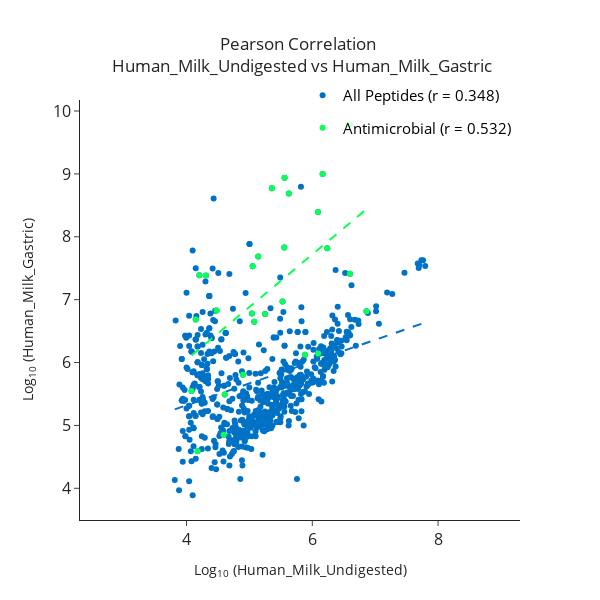
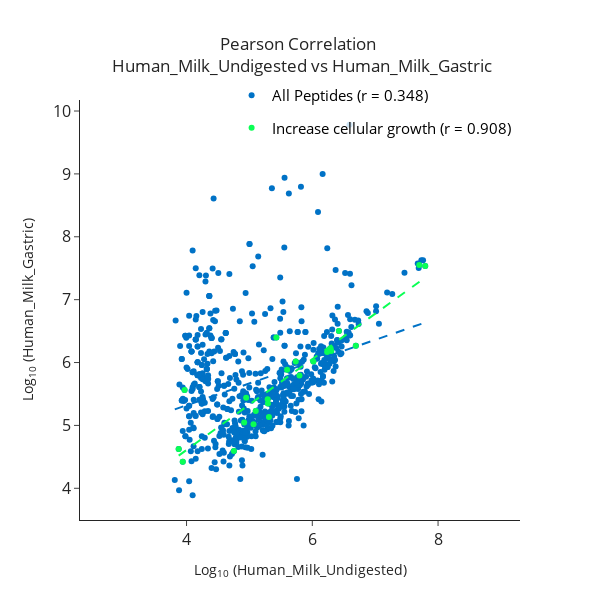
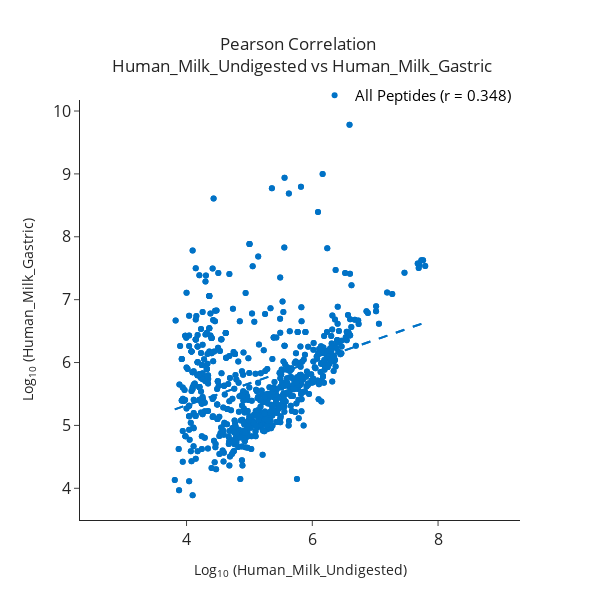
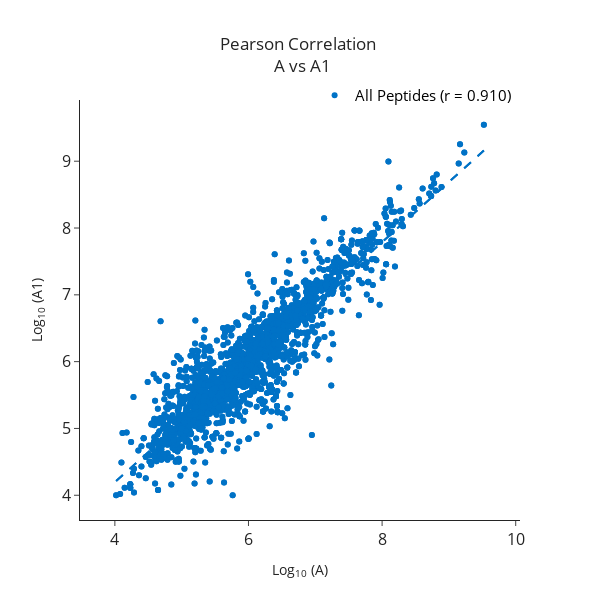

Write notebook code for charts like these, in order.
### Code cell
# Main execution code remains mostly the same, just remove the reactive observers
data_transformer = DataTransformation()
data_transformer.setup_data_loading_ui()

correlation_plotter = CorrelationPlotter(data_transformer)

# Display components
correlation_plotter.display()

### Figure 1 — Plotly figure (JSON) as saved in the notebook; plotly's stock layout.template omitted (floating-point values rounded to 4 significant figures; data arrays with more than 128 entries replaced by an {"elided": "..."} marker saying what was removed)
{"data": [{"customdata": {"elided": "646x2 str values"}, "hovertemplate": "<b>Peptide ID:</b> %{customdata[0]}<br><b>Function:</b> %{customdata[1]}<br><b>Human_Milk_Undigested:</b> %{x:.2f}<br><b>Human_Milk_Gastric:</b> %{y:.2f}<br><extra></extra>", "legendgroup": "All Peptides", "legendgrouptitle": {"font": {"size": 14}}, "marker": {"color": "#0072C6"}, "mode": "markers", "name": "All Peptides (r = 0.348)", "showlegend": true, "type": "scatter", "x": {"elided": "646 float values"}, "y": {"elided": "646 float values"}}, {"hovertemplate": "<extra></extra>", "line": {"color": "#0072C6", "dash": "dash"}, "mode": "lines", "name": "All Peptides trendline", "showlegend": false, "type": "scatter", "x": [3.813, 3.853, 3.893, 3.934, 3.974, 4.014, 4.054, 4.095, 4.135, 4.175, 4.215, 4.255, 4.296, 4.336, 4.376, 4.416, 4.457, 4.497, 4.537, 4.577, 4.618, 4.658, 4.698, 4.738, 4.778, 4.819, 4.859, 4.899, 4.939, 4.98, 5.02, 5.06, 5.1, 5.141, 5.181, 5.221, 5.261, 5.301, 5.342, 5.382, 5.422, 5.462, 5.503, 5.543, 5.583, 5.623, 5.664, 5.704, 5.744, 5.784, 5.825, 5.865, 5.905, 5.945, 5.985, 6.026, 6.066, 6.106, 6.146, 6.187, 6.227, 6.267, 6.307, 6.348, 6.388, 6.428, 6.468, 6.508, 6.549, 6.589, 6.629, 6.669, 6.71, 6.75, 6.79, 6.83, 6.871, 6.911, 6.951, 6.991, 7.031, 7.072, 7.112, 7.152, 7.192, 7.233, 7.273, 7.313, 7.353, 7.394, 7.434, 7.474, 7.514, 7.554, 7.595, 7.635, 7.675, 7.715, 7.756, 7.796], "y": [5.255, 5.269, 5.283, 5.297, 5.311, 5.325, 5.339, 5.353, 5.367, 5.381, 5.395, 5.409, 5.423, 5.437, 5.451, 5.465, 5.479, 5.492, 5.506, 5.52, 5.534, 5.548, 5.562, 5.576, 5.59, 5.604, 5.618, 5.632, 5.646, 5.66, 5.674, 5.688, 5.702, 5.716, 5.73, 5.744, 5.758, 5.772, 5.786, 5.799, 5.813, 5.827, 5.841, 5.855, 5.869, 5.883, 5.897, 5.911, 5.925, 5.939, 5.953, 5.967, 5.981, 5.995, 6.009, 6.023, 6.037, 6.051, 6.065, 6.079, 6.093, 6.107, 6.12, 6.134, 6.148, 6.162, 6.176, 6.19, 6.204, 6.218, 6.232, 6.246, 6.26, 6.274, 6.288, 6.302, 6.316, 6.33, 6.344, 6.358, 6.372, 6.386, 6.4, 6.414, 6.427, 6.441, 6.455, 6.469, 6.483, 6.497, 6.511, 6.525, 6.539, 6.553, 6.567, 6.581, 6.595, 6.609, 6.623, 6.637]}, {"customdata": [["LLNPTHQIYPVTQPLAPVHNPISV", "Antimicrobial"], ["NQELLLNPTHQIYPVTQPLAPVHNPISV", "Antimicrobial"], ["LNQELLLNPTHQIYPVTQPLAPVHNPISV", "Antimicrobial"], ["LNPTHQIYPVTQPLAPVHNPISV", "Antimicrobial"], ["LLNPTHQIYPVTQPLAPVHNPIS", "Antimicrobial"], ["VTQPLAPVHNPISV", "Antimicrobial"], ["YPVTQPLAPVHNPISV", "Antimicrobial"], ["LRQAQEKFGKDKSPKFQL", "Antimicrobial"], ["TQPLAPVHNPISV", "Antimicrobial"], ["QIYPVTQPLAPVHNPISV", "Antimicrobial"], ["LLLNPTHQIYPVTQPLAPVHNPISV", "Antimicrobial"], ["NPTHQIYPVTQPLAPVHNPISV", "Antimicrobial"], ["NQELLLNPTHQIYPVT", "Antimicrobial"], ["HQIYPVTQPLAPVHNPIS", "Antimicrobial"], ["LLLNQELLLNPTHQIYPVTQPLAPVH", "Antimicrobial"], ["DLENLHLPLP", "ACE-inhibitory; Antimicrobial"], ["LNQELLLNPTHQIYPVTQPLAPVHNPIS", "Antimicrobial"], ["LLNQELLLNPTHQIYPVTQPLAPVHNPISV", "Antimicrobial"], ["QELLLNPTHQIYPVTQPLAPVHNPISV", "Antimicrobial"], ["ELLLNPTHQIYPVTQPLAPVHNPISV", "Antimicrobial"], ["LLLNPTHQIYPVTQPLAPVHNPIS", "Antimicrobial"], ["LLLNQELLLNPTHQIYPVTQPLAPVHNPISV", "Antimicrobial"], ["NQELLLNPTHQIYPVTQPLAPVHNPIS", "Antimicrobial"], ["IYPVTQPLAPVHNPISV", "Antimicrobial"], ["NQELLLNPTHQIYPVTQPLAPVHNP", "Antimicrobial"], ["NQELLLNPTHQIYPVTQPLAPVH", "Antimicrobial"], ["PVTQPLAPVHNPISV", "Antimicrobial"]], "hovertemplate": "<b>Peptide ID:</b> %{customdata[0]}<br><b>Function:</b> %{customdata[1]}<br><b>Human_Milk_Undigested:</b> %{x:.2f}<br><b>Human_Milk_Gastric:</b> %{y:.2f}<br><extra></extra>", "legendgroup": "Antimicrobial", "legendgrouptitle": {"font": {"size": 14}}, "marker": {"color": "#0aff54"}, "mode": "markers", "name": "Antimicrobial (r = 0.532)", "showlegend": true, "type": "scatter", "x": [6.592, 6.164, 5.627, 6.091, 5.357, 5.041, 6.093, 4.204, 6.862, 5.527, 6.238, 6.599, 4.899, 4.079, 4.176, 4.591, 4.308, 5.052, 5.883, 5.555, 4.146, 5.078, 5.14, 5.249, 4.607, 4.477, 5.559], "y": [9.782, 8.999, 8.69, 8.392, 8.771, 6.782, 6.145, 7.389, 6.816, 6.97, 7.818, 7.411, 5.804, 5.547, 4.591, 4.853, 7.383, 7.531, 6.125, 7.828, 6.683, 6.648, 7.686, 6.773, 5.491, 6.826, 8.94]}, {"hovertemplate": "<extra></extra>", "line": {"color": "#0aff54", "dash": "dash"}, "mode": "lines", "name": "Antimicrobial trendline", "showlegend": false, "type": "scatter", "x": [4.079, 4.107, 4.135, 4.164, 4.192, 4.22, 4.248, 4.276, 4.304, 4.332, 4.36, 4.388, 4.416, 4.445, 4.473, 4.501, 4.529, 4.557, 4.585, 4.613, 4.641, 4.669, 4.698, 4.726, 4.754, 4.782, 4.81, 4.838, 4.866, 4.894, 4.922, 4.951, 4.979, 5.007, 5.035, 5.063, 5.091, 5.119, 5.147, 5.175, 5.203, 5.232, 5.26, 5.288, 5.316, 5.344, 5.372, 5.4, 5.428, 5.456, 5.485, 5.513, 5.541, 5.569, 5.597, 5.625, 5.653, 5.681, 5.709, 5.738, 5.766, 5.794, 5.822, 5.85, 5.878, 5.906, 5.934, 5.962, 5.99, 6.019, 6.047, 6.075, 6.103, 6.131, 6.159, 6.187, 6.215, 6.243, 6.272, 6.3, 6.328, 6.356, 6.384, 6.412, 6.44, 6.468, 6.496, 6.525, 6.553, 6.581, 6.609, 6.637, 6.665, 6.693, 6.721, 6.749, 6.778, 6.806, 6.834, 6.862], "y": [6.112, 6.135, 6.159, 6.182, 6.206, 6.229, 6.253, 6.276, 6.3, 6.323, 6.347, 6.37, 6.394, 6.417, 6.441, 6.464, 6.488, 6.511, 6.535, 6.559, 6.582, 6.606, 6.629, 6.653, 6.676, 6.7, 6.723, 6.747, 6.77, 6.794, 6.817, 6.841, 6.864, 6.888, 6.911, 6.935, 6.958, 6.982, 7.005, 7.029, 7.052, 7.076, 7.099, 7.123, 7.146, 7.17, 7.194, 7.217, 7.241, 7.264, 7.288, 7.311, 7.335, 7.358, 7.382, 7.405, 7.429, 7.452, 7.476, 7.499, 7.523, 7.546, 7.57, 7.593, 7.617, 7.64, 7.664, 7.687, 7.711, 7.734, 7.758, 7.781, 7.805, 7.829, 7.852, 7.876, 7.899, 7.923, 7.946, 7.97, 7.993, 8.017, 8.04, 8.064, 8.087, 8.111, 8.134, 8.158, 8.181, 8.205, 8.228, 8.252, 8.275, 8.299, 8.322, 8.346, 8.369, 8.393, 8.416, 8.44]}], "layout": {"height": 600, "hoverlabel": {"bgcolor": "white", "font": {"family": "Arial", "size": 14}}, "legend": {"bgcolor": "rgba(255, 255, 255, 0.8)", "font": {"color": "black", "size": 15}, "x": 0.99, "xanchor": "right", "y": 1.05, "yanchor": "top"}, "title": {"text": "Pearson Correlation <br> Human_Milk_Undigested vs Human_Milk_Gastric", "x": 0.5, "xanchor": "center"}, "width": 600, "xaxis": {"tickfont": {"size": 16}, "tickformat": "f", "title": {"text": "Log<sub>10</sub> (Human_Milk_Undigested)"}}, "yaxis": {"scaleanchor": "x", "scaleratio": 1, "tickfont": {"size": 16}, "tickformat": "f", "title": {"text": "Log<sub>10</sub> (Human_Milk_Gastric)"}}}}

### Figure 2 — Plotly figure (JSON) as saved in the notebook; plotly's stock layout.template omitted (floating-point values rounded to 4 significant figures; data arrays with more than 128 entries replaced by an {"elided": "..."} marker saying what was removed)
{"data": [{"customdata": {"elided": "646x2 str values"}, "hovertemplate": "<b>Peptide ID:</b> %{customdata[0]}<br><b>Function:</b> %{customdata[1]}<br><b>Human_Milk_Undigested:</b> %{x:.2f}<br><b>Human_Milk_Gastric:</b> %{y:.2f}<br><extra></extra>", "legendgroup": "All Peptides", "legendgrouptitle": {"font": {"size": 14}}, "marker": {"color": "#0072C6"}, "mode": "markers", "name": "All Peptides (r = 0.348)", "showlegend": true, "type": "scatter", "x": {"elided": "646 float values"}, "y": {"elided": "646 float values"}}, {"hovertemplate": "<extra></extra>", "line": {"color": "#0072C6", "dash": "dash"}, "mode": "lines", "name": "All Peptides trendline", "showlegend": false, "type": "scatter", "x": [3.813, 3.853, 3.893, 3.934, 3.974, 4.014, 4.054, 4.095, 4.135, 4.175, 4.215, 4.255, 4.296, 4.336, 4.376, 4.416, 4.457, 4.497, 4.537, 4.577, 4.618, 4.658, 4.698, 4.738, 4.778, 4.819, 4.859, 4.899, 4.939, 4.98, 5.02, 5.06, 5.1, 5.141, 5.181, 5.221, 5.261, 5.301, 5.342, 5.382, 5.422, 5.462, 5.503, 5.543, 5.583, 5.623, 5.664, 5.704, 5.744, 5.784, 5.825, 5.865, 5.905, 5.945, 5.985, 6.026, 6.066, 6.106, 6.146, 6.187, 6.227, 6.267, 6.307, 6.348, 6.388, 6.428, 6.468, 6.508, 6.549, 6.589, 6.629, 6.669, 6.71, 6.75, 6.79, 6.83, 6.871, 6.911, 6.951, 6.991, 7.031, 7.072, 7.112, 7.152, 7.192, 7.233, 7.273, 7.313, 7.353, 7.394, 7.434, 7.474, 7.514, 7.554, 7.595, 7.635, 7.675, 7.715, 7.756, 7.796], "y": [5.255, 5.269, 5.283, 5.297, 5.311, 5.325, 5.339, 5.353, 5.367, 5.381, 5.395, 5.409, 5.423, 5.437, 5.451, 5.465, 5.479, 5.492, 5.506, 5.52, 5.534, 5.548, 5.562, 5.576, 5.59, 5.604, 5.618, 5.632, 5.646, 5.66, 5.674, 5.688, 5.702, 5.716, 5.73, 5.744, 5.758, 5.772, 5.786, 5.799, 5.813, 5.827, 5.841, 5.855, 5.869, 5.883, 5.897, 5.911, 5.925, 5.939, 5.953, 5.967, 5.981, 5.995, 6.009, 6.023, 6.037, 6.051, 6.065, 6.079, 6.093, 6.107, 6.12, 6.134, 6.148, 6.162, 6.176, 6.19, 6.204, 6.218, 6.232, 6.246, 6.26, 6.274, 6.288, 6.302, 6.316, 6.33, 6.344, 6.358, 6.372, 6.386, 6.4, 6.414, 6.427, 6.441, 6.455, 6.469, 6.483, 6.497, 6.511, 6.525, 6.539, 6.553, 6.567, 6.581, 6.595, 6.609, 6.623, 6.637]}, {"customdata": [["ETIESLSSSEESITEYKQ", "Increase cellular growth"], ["ETIESLSSSEESITE", "Increase cellular growth"], ["TIPFFDPQIPK", "Increase cellular growth"], ["RETIESLSSSEESITEYKQKVE", "Increase cellular growth"], ["IESLSSSEESITEYK", "Increase cellular growth"], ["RETIESLSSSEESITE", "Increase cellular growth"], ["ETIESLSSSEESITEYKQK", "Increase cellular growth"], ["TIESLSSSEESITEYK", "Increase cellular growth"], ["SPTIPFFDPQIP", "Increase cellular growth"], ["SPTIPFFDPQIPKLTD", "Increase cellular growth"], ["ETIESLSSSEESITEYKQKV", "Increase cellular growth"], ["RETIESLSSSEESITEY", "Increase cellular growth"], ["SPTIPFFDPQIPK", "Increase cellular growth"], ["ETIESLSSSEESITEYKQKVE", "Increase cellular growth"], ["RETIESLSSSEESITEYKQK", "Increase cellular growth"], ["IYPFVEPI", "Anticancer; Increase cellular growth; Opioid"], ["KSPTIPFFDPQIPKL", "Increase cellular growth"], ["PTIPFFDPQIPKLTD", "Increase cellular growth"], ["ETIESLSSSEESITEY", "Increase cellular growth"], ["TIESLSSSEESITEY", "Increase cellular growth"], ["SPTIPFFDPQIPKLT", "Increase cellular growth"], ["RETIESLSSSEESITEYK", "Increase cellular growth"], ["ETIESLSSSEESITEYK", "Increase cellular growth"]], "hovertemplate": "<b>Peptide ID:</b> %{customdata[0]}<br><b>Function:</b> %{customdata[1]}<br><b>Human_Milk_Undigested:</b> %{x:.2f}<br><b>Human_Milk_Gastric:</b> %{y:.2f}<br><extra></extra>", "legendgroup": "Increase cellular growth", "legendgrouptitle": {"font": {"size": 14}}, "marker": {"color": "#0aff54"}, "mode": "markers", "name": "Increase cellular growth (r = 0.908)", "showlegend": true, "type": "scatter", "x": [5.31, 6.236, 3.94, 5.599, 6.017, 5.428, 6.423, 6.692, 6.291, 5.1, 5.065, 5.737, 5.29, 5.294, 6.3, 3.875, 3.968, 4.948, 5.796, 4.916, 4.753, 7.701, 7.796], "y": [5.136, 6.167, 4.421, 5.884, 6.017, 6.398, 6.502, 6.267, 6.228, 5.23, 5.018, 6.017, 5.415, 5.348, 6.182, 4.623, 5.562, 5.439, 5.794, 5.048, 4.595, 7.55, 7.535]}, {"hovertemplate": "<extra></extra>", "line": {"color": "#0aff54", "dash": "dash"}, "mode": "lines", "name": "Increase cellular growth trendline", "showlegend": false, "type": "scatter", "x": [3.875, 3.915, 3.954, 3.994, 4.033, 4.073, 4.113, 4.152, 4.192, 4.231, 4.271, 4.311, 4.35, 4.39, 4.43, 4.469, 4.509, 4.548, 4.588, 4.628, 4.667, 4.707, 4.746, 4.786, 4.826, 4.865, 4.905, 4.944, 4.984, 5.024, 5.063, 5.103, 5.142, 5.182, 5.222, 5.261, 5.301, 5.34, 5.38, 5.42, 5.459, 5.499, 5.538, 5.578, 5.618, 5.657, 5.697, 5.736, 5.776, 5.816, 5.855, 5.895, 5.934, 5.974, 6.014, 6.053, 6.093, 6.133, 6.172, 6.212, 6.251, 6.291, 6.331, 6.37, 6.41, 6.449, 6.489, 6.529, 6.568, 6.608, 6.647, 6.687, 6.727, 6.766, 6.806, 6.845, 6.885, 6.925, 6.964, 7.004, 7.043, 7.083, 7.123, 7.162, 7.202, 7.241, 7.281, 7.321, 7.36, 7.4, 7.439, 7.479, 7.519, 7.558, 7.598, 7.637, 7.677, 7.717, 7.756, 7.796], "y": [4.52, 4.549, 4.577, 4.606, 4.634, 4.663, 4.692, 4.72, 4.749, 4.777, 4.806, 4.835, 4.863, 4.892, 4.92, 4.949, 4.978, 5.006, 5.035, 5.063, 5.092, 5.121, 5.149, 5.178, 5.206, 5.235, 5.264, 5.292, 5.321, 5.349, 5.378, 5.407, 5.435, 5.464, 5.492, 5.521, 5.55, 5.578, 5.607, 5.635, 5.664, 5.693, 5.721, 5.75, 5.778, 5.807, 5.836, 5.864, 5.893, 5.921, 5.95, 5.979, 6.007, 6.036, 6.064, 6.093, 6.121, 6.15, 6.179, 6.207, 6.236, 6.264, 6.293, 6.322, 6.35, 6.379, 6.407, 6.436, 6.465, 6.493, 6.522, 6.55, 6.579, 6.608, 6.636, 6.665, 6.693, 6.722, 6.751, 6.779, 6.808, 6.836, 6.865, 6.894, 6.922, 6.951, 6.979, 7.008, 7.037, 7.065, 7.094, 7.122, 7.151, 7.18, 7.208, 7.237, 7.265, 7.294, 7.323, 7.351]}], "layout": {"height": 600, "hoverlabel": {"bgcolor": "white", "font": {"family": "Arial", "size": 14}}, "legend": {"bgcolor": "rgba(255, 255, 255, 0.8)", "font": {"color": "black", "size": 15}, "x": 0.99, "xanchor": "right", "y": 1.05, "yanchor": "top"}, "title": {"text": "Pearson Correlation <br> Human_Milk_Undigested vs Human_Milk_Gastric", "x": 0.5, "xanchor": "center"}, "width": 600, "xaxis": {"tickfont": {"size": 16}, "tickformat": "f", "title": {"text": "Log<sub>10</sub> (Human_Milk_Undigested)"}}, "yaxis": {"scaleanchor": "x", "scaleratio": 1, "tickfont": {"size": 16}, "tickformat": "f", "title": {"text": "Log<sub>10</sub> (Human_Milk_Gastric)"}}}}

### Figure 3 — Plotly figure (JSON) as saved in the notebook; plotly's stock layout.template omitted (floating-point values rounded to 4 significant figures; data arrays with more than 128 entries replaced by an {"elided": "..."} marker saying what was removed)
{"data": [{"customdata": {"elided": "646x2 str values"}, "hovertemplate": "<b>Peptide ID:</b> %{customdata[0]}<br><b>Function:</b> %{customdata[1]}<br><b>Human_Milk_Undigested:</b> %{x:.2f}<br><b>Human_Milk_Gastric:</b> %{y:.2f}<br><extra></extra>", "legendgroup": "All Peptides", "legendgrouptitle": {"font": {"size": 14}}, "marker": {"color": "#0072C6"}, "mode": "markers", "name": "All Peptides (r = 0.348)", "showlegend": true, "type": "scatter", "x": {"elided": "646 float values"}, "y": {"elided": "646 float values"}}, {"hovertemplate": "<extra></extra>", "line": {"color": "#0072C6", "dash": "dash"}, "mode": "lines", "name": "All Peptides trendline", "showlegend": false, "type": "scatter", "x": [3.813, 3.853, 3.893, 3.934, 3.974, 4.014, 4.054, 4.095, 4.135, 4.175, 4.215, 4.255, 4.296, 4.336, 4.376, 4.416, 4.457, 4.497, 4.537, 4.577, 4.618, 4.658, 4.698, 4.738, 4.778, 4.819, 4.859, 4.899, 4.939, 4.98, 5.02, 5.06, 5.1, 5.141, 5.181, 5.221, 5.261, 5.301, 5.342, 5.382, 5.422, 5.462, 5.503, 5.543, 5.583, 5.623, 5.664, 5.704, 5.744, 5.784, 5.825, 5.865, 5.905, 5.945, 5.985, 6.026, 6.066, 6.106, 6.146, 6.187, 6.227, 6.267, 6.307, 6.348, 6.388, 6.428, 6.468, 6.508, 6.549, 6.589, 6.629, 6.669, 6.71, 6.75, 6.79, 6.83, 6.871, 6.911, 6.951, 6.991, 7.031, 7.072, 7.112, 7.152, 7.192, 7.233, 7.273, 7.313, 7.353, 7.394, 7.434, 7.474, 7.514, 7.554, 7.595, 7.635, 7.675, 7.715, 7.756, 7.796], "y": [5.255, 5.269, 5.283, 5.297, 5.311, 5.325, 5.339, 5.353, 5.367, 5.381, 5.395, 5.409, 5.423, 5.437, 5.451, 5.465, 5.479, 5.492, 5.506, 5.52, 5.534, 5.548, 5.562, 5.576, 5.59, 5.604, 5.618, 5.632, 5.646, 5.66, 5.674, 5.688, 5.702, 5.716, 5.73, 5.744, 5.758, 5.772, 5.786, 5.799, 5.813, 5.827, 5.841, 5.855, 5.869, 5.883, 5.897, 5.911, 5.925, 5.939, 5.953, 5.967, 5.981, 5.995, 6.009, 6.023, 6.037, 6.051, 6.065, 6.079, 6.093, 6.107, 6.12, 6.134, 6.148, 6.162, 6.176, 6.19, 6.204, 6.218, 6.232, 6.246, 6.26, 6.274, 6.288, 6.302, 6.316, 6.33, 6.344, 6.358, 6.372, 6.386, 6.4, 6.414, 6.427, 6.441, 6.455, 6.469, 6.483, 6.497, 6.511, 6.525, 6.539, 6.553, 6.567, 6.581, 6.595, 6.609, 6.623, 6.637]}, {"customdata": {"elided": "646x2 str values"}, "hovertemplate": "<b>Peptide ID:</b> %{customdata[0]}<br><b>Function:</b> %{customdata[1]}<br><b>Human_Milk_Undigested:</b> %{x:.2f}<br><b>Human_Milk_Gastric:</b> %{y:.2f}<br><extra></extra>", "legendgroup": "All Peptides", "legendgrouptitle": {"font": {"size": 14}}, "marker": {"color": "#0072C6"}, "mode": "markers", "name": "All Peptides (r = 0.348)", "showlegend": false, "type": "scatter", "x": {"elided": "646 float values"}, "y": {"elided": "646 float values"}}, {"hovertemplate": "<extra></extra>", "line": {"color": "#0072C6", "dash": "dash"}, "mode": "lines", "name": "All Peptides trendline", "showlegend": false, "type": "scatter", "x": [3.813, 3.853, 3.893, 3.934, 3.974, 4.014, 4.054, 4.095, 4.135, 4.175, 4.215, 4.255, 4.296, 4.336, 4.376, 4.416, 4.457, 4.497, 4.537, 4.577, 4.618, 4.658, 4.698, 4.738, 4.778, 4.819, 4.859, 4.899, 4.939, 4.98, 5.02, 5.06, 5.1, 5.141, 5.181, 5.221, 5.261, 5.301, 5.342, 5.382, 5.422, 5.462, 5.503, 5.543, 5.583, 5.623, 5.664, 5.704, 5.744, 5.784, 5.825, 5.865, 5.905, 5.945, 5.985, 6.026, 6.066, 6.106, 6.146, 6.187, 6.227, 6.267, 6.307, 6.348, 6.388, 6.428, 6.468, 6.508, 6.549, 6.589, 6.629, 6.669, 6.71, 6.75, 6.79, 6.83, 6.871, 6.911, 6.951, 6.991, 7.031, 7.072, 7.112, 7.152, 7.192, 7.233, 7.273, 7.313, 7.353, 7.394, 7.434, 7.474, 7.514, 7.554, 7.595, 7.635, 7.675, 7.715, 7.756, 7.796], "y": [5.255, 5.269, 5.283, 5.297, 5.311, 5.325, 5.339, 5.353, 5.367, 5.381, 5.395, 5.409, 5.423, 5.437, 5.451, 5.465, 5.479, 5.492, 5.506, 5.52, 5.534, 5.548, 5.562, 5.576, 5.59, 5.604, 5.618, 5.632, 5.646, 5.66, 5.674, 5.688, 5.702, 5.716, 5.73, 5.744, 5.758, 5.772, 5.786, 5.799, 5.813, 5.827, 5.841, 5.855, 5.869, 5.883, 5.897, 5.911, 5.925, 5.939, 5.953, 5.967, 5.981, 5.995, 6.009, 6.023, 6.037, 6.051, 6.065, 6.079, 6.093, 6.107, 6.12, 6.134, 6.148, 6.162, 6.176, 6.19, 6.204, 6.218, 6.232, 6.246, 6.26, 6.274, 6.288, 6.302, 6.316, 6.33, 6.344, 6.358, 6.372, 6.386, 6.4, 6.414, 6.427, 6.441, 6.455, 6.469, 6.483, 6.497, 6.511, 6.525, 6.539, 6.553, 6.567, 6.581, 6.595, 6.609, 6.623, 6.637]}], "layout": {"height": 600, "hoverlabel": {"bgcolor": "white", "font": {"family": "Arial", "size": 14}}, "legend": {"bgcolor": "rgba(255, 255, 255, 0.8)", "font": {"color": "black", "size": 15}, "x": 0.99, "xanchor": "right", "y": 1.05, "yanchor": "top"}, "title": {"text": "Pearson Correlation <br> Human_Milk_Undigested vs Human_Milk_Gastric", "x": 0.5, "xanchor": "center"}, "width": 600, "xaxis": {"tickfont": {"size": 16}, "tickformat": "f", "title": {"text": "Log<sub>10</sub> (Human_Milk_Undigested)"}}, "yaxis": {"scaleanchor": "x", "scaleratio": 1, "tickfont": {"size": 16}, "tickformat": "f", "title": {"text": "Log<sub>10</sub> (Human_Milk_Gastric)"}}}}

### Figure 4 — Plotly figure (JSON) as saved in the notebook; plotly's stock layout.template omitted (floating-point values rounded to 4 significant figures; data arrays with more than 128 entries replaced by an {"elided": "..."} marker saying what was removed)
{"data": [{"customdata": {"elided": "2128x2 str values"}, "hovertemplate": "<b>Peptide ID:</b> %{customdata[0]}<br><b>Function:</b> %{customdata[1]}<br><b>A:</b> %{x:.2f}<br><b>A1:</b> %{y:.2f}<br><extra></extra>", "legendgroup": "All Peptides", "legendgrouptitle": {"font": {"size": 14}}, "marker": {"color": "#0072C6"}, "mode": "markers", "name": "All Peptides (r = 0.910)", "showlegend": true, "type": "scatter", "x": {"elided": "2128 float values"}, "y": {"elided": "2128 float values"}}, {"hovertemplate": "<extra></extra>", "line": {"color": "#0072C6", "dash": "dash"}, "mode": "lines", "name": "All Peptides trendline", "showlegend": false, "type": "scatter", "x": [4.019, 4.075, 4.13, 4.186, 4.242, 4.297, 4.353, 4.408, 4.464, 4.519, 4.575, 4.631, 4.686, 4.742, 4.797, 4.853, 4.909, 4.964, 5.02, 5.075, 5.131, 5.187, 5.242, 5.298, 5.353, 5.409, 5.465, 5.52, 5.576, 5.631, 5.687, 5.743, 5.798, 5.854, 5.909, 5.965, 6.021, 6.076, 6.132, 6.187, 6.243, 6.299, 6.354, 6.41, 6.465, 6.521, 6.577, 6.632, 6.688, 6.743, 6.799, 6.855, 6.91, 6.966, 7.021, 7.077, 7.133, 7.188, 7.244, 7.299, 7.355, 7.411, 7.466, 7.522, 7.577, 7.633, 7.688, 7.744, 7.8, 7.855, 7.911, 7.966, 8.022, 8.078, 8.133, 8.189, 8.244, 8.3, 8.356, 8.411, 8.467, 8.522, 8.578, 8.634, 8.689, 8.745, 8.8, 8.856, 8.912, 8.967, 9.023, 9.078, 9.134, 9.19, 9.245, 9.301, 9.356, 9.412, 9.468, 9.523], "y": [4.212, 4.262, 4.312, 4.362, 4.412, 4.462, 4.512, 4.562, 4.612, 4.662, 4.712, 4.762, 4.812, 4.862, 4.912, 4.962, 5.012, 5.062, 5.112, 5.162, 5.212, 5.262, 5.312, 5.362, 5.412, 5.462, 5.512, 5.562, 5.612, 5.662, 5.712, 5.762, 5.811, 5.861, 5.911, 5.961, 6.011, 6.061, 6.111, 6.161, 6.211, 6.261, 6.311, 6.361, 6.411, 6.461, 6.511, 6.561, 6.611, 6.661, 6.711, 6.761, 6.811, 6.861, 6.911, 6.961, 7.011, 7.061, 7.111, 7.161, 7.211, 7.261, 7.311, 7.361, 7.411, 7.461, 7.511, 7.561, 7.611, 7.66, 7.71, 7.76, 7.81, 7.86, 7.91, 7.96, 8.01, 8.06, 8.11, 8.16, 8.21, 8.26, 8.31, 8.36, 8.41, 8.46, 8.51, 8.56, 8.61, 8.66, 8.71, 8.76, 8.81, 8.86, 8.91, 8.96, 9.01, 9.06, 9.11, 9.16]}, {"customdata": {"elided": "2128x2 str values"}, "hovertemplate": "<b>Peptide ID:</b> %{customdata[0]}<br><b>Function:</b> %{customdata[1]}<br><b>A:</b> %{x:.2f}<br><b>A1:</b> %{y:.2f}<br><extra></extra>", "legendgroup": "All Peptides", "legendgrouptitle": {"font": {"size": 14}}, "marker": {"color": "#0072C6"}, "mode": "markers", "name": "All Peptides (r = 0.910)", "showlegend": false, "type": "scatter", "x": {"elided": "2128 float values"}, "y": {"elided": "2128 float values"}}, {"hovertemplate": "<extra></extra>", "line": {"color": "#0072C6", "dash": "dash"}, "mode": "lines", "name": "All Peptides trendline", "showlegend": false, "type": "scatter", "x": [4.019, 4.075, 4.13, 4.186, 4.242, 4.297, 4.353, 4.408, 4.464, 4.519, 4.575, 4.631, 4.686, 4.742, 4.797, 4.853, 4.909, 4.964, 5.02, 5.075, 5.131, 5.187, 5.242, 5.298, 5.353, 5.409, 5.465, 5.52, 5.576, 5.631, 5.687, 5.743, 5.798, 5.854, 5.909, 5.965, 6.021, 6.076, 6.132, 6.187, 6.243, 6.299, 6.354, 6.41, 6.465, 6.521, 6.577, 6.632, 6.688, 6.743, 6.799, 6.855, 6.91, 6.966, 7.021, 7.077, 7.133, 7.188, 7.244, 7.299, 7.355, 7.411, 7.466, 7.522, 7.577, 7.633, 7.688, 7.744, 7.8, 7.855, 7.911, 7.966, 8.022, 8.078, 8.133, 8.189, 8.244, 8.3, 8.356, 8.411, 8.467, 8.522, 8.578, 8.634, 8.689, 8.745, 8.8, 8.856, 8.912, 8.967, 9.023, 9.078, 9.134, 9.19, 9.245, 9.301, 9.356, 9.412, 9.468, 9.523], "y": [4.212, 4.262, 4.312, 4.362, 4.412, 4.462, 4.512, 4.562, 4.612, 4.662, 4.712, 4.762, 4.812, 4.862, 4.912, 4.962, 5.012, 5.062, 5.112, 5.162, 5.212, 5.262, 5.312, 5.362, 5.412, 5.462, 5.512, 5.562, 5.612, 5.662, 5.712, 5.762, 5.811, 5.861, 5.911, 5.961, 6.011, 6.061, 6.111, 6.161, 6.211, 6.261, 6.311, 6.361, 6.411, 6.461, 6.511, 6.561, 6.611, 6.661, 6.711, 6.761, 6.811, 6.861, 6.911, 6.961, 7.011, 7.061, 7.111, 7.161, 7.211, 7.261, 7.311, 7.361, 7.411, 7.461, 7.511, 7.561, 7.611, 7.66, 7.71, 7.76, 7.81, 7.86, 7.91, 7.96, 8.01, 8.06, 8.11, 8.16, 8.21, 8.26, 8.31, 8.36, 8.41, 8.46, 8.51, 8.56, 8.61, 8.66, 8.71, 8.76, 8.81, 8.86, 8.91, 8.96, 9.01, 9.06, 9.11, 9.16]}], "layout": {"height": 600, "hoverlabel": {"bgcolor": "white", "font": {"family": "Arial", "size": 14}}, "legend": {"bgcolor": "rgba(255, 255, 255, 0.8)", "font": {"color": "black", "size": 15}, "x": 0.99, "xanchor": "right", "y": 1.05, "yanchor": "top"}, "title": {"text": "Pearson Correlation <br> A vs A1", "x": 0.5, "xanchor": "center"}, "width": 600, "xaxis": {"tickfont": {"size": 16}, "tickformat": "f", "title": {"text": "Log<sub>10</sub> (A)"}}, "yaxis": {"scaleanchor": "x", "scaleratio": 1, "tickfont": {"size": 16}, "tickformat": "f", "title": {"text": "Log<sub>10</sub> (A1)"}}}}
